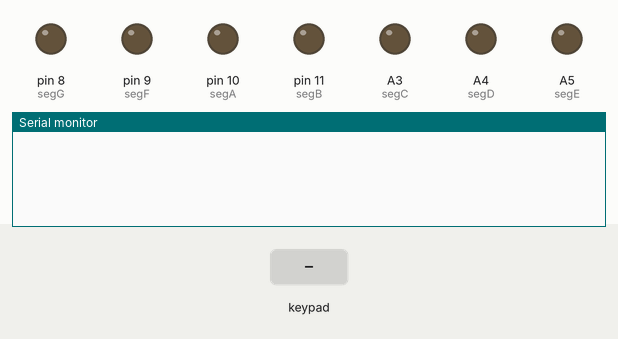
A sketch run on a simulated Arduino Uno, built with avr-gcc and run on an emulated ATmega328P. Parts: output pins drawn as LEDs (lit = HIGH), the last lines printed to the serial monitor. The inputs (shaded band) are chosen by the test bench.

Above: at 1.2 s.
1.3 s: key '1' pressed
At 1.6 s:
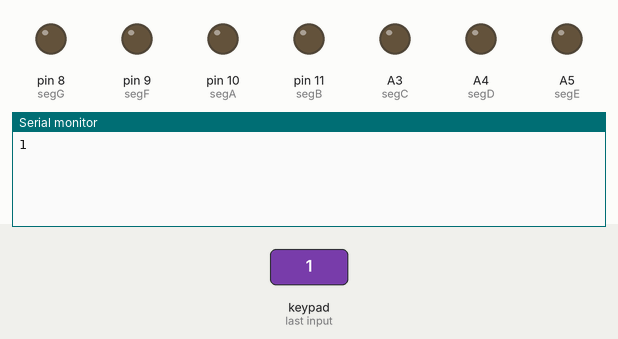
2.8 s: keypad keys 7 6 5 4 # pressed 0.4 s apart
At 5.1 s:
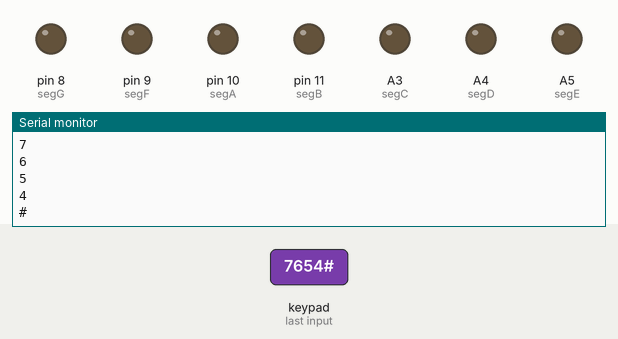
6.3 s: key 'A' pressed
At 6.9 s:
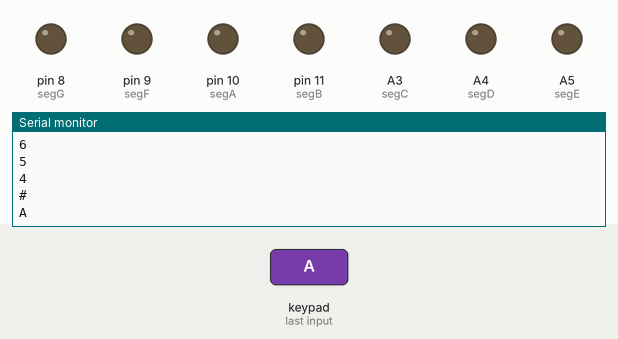
7.8 s: keypad keys 7 6 5 4 * pressed 0.4 s apart
At 10.3 s:
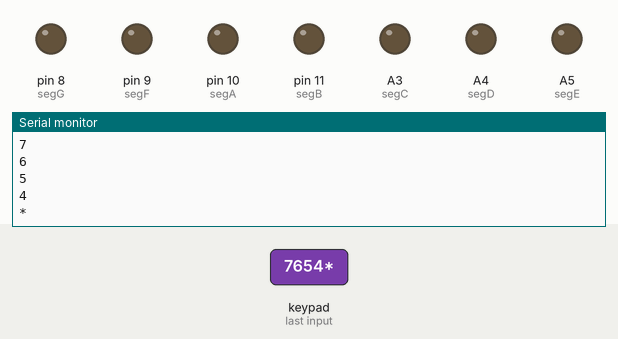
11.3 s: key 'B' pressed
At 11.7 s:
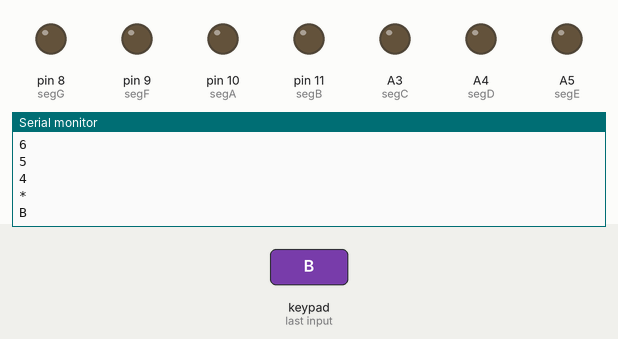
12.8 s: keypad keys 7 6 5 4 D pressed 0.4 s apart
At 15.4 s:
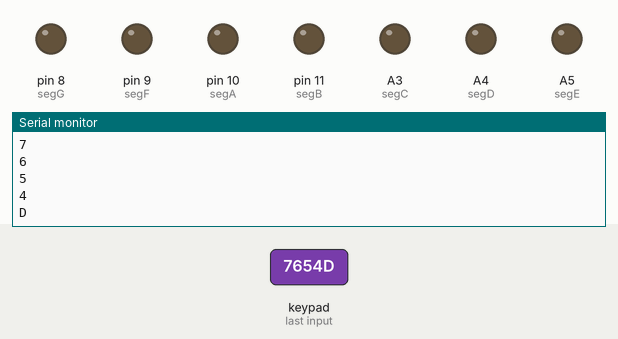
Timing chart, 0 to 16.9 s (numbered marks = the images above; inputs shaded):
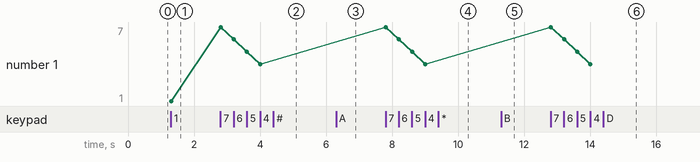

The sketch:

7segment_dan_keypad_gabung.ino
```cpp
//DEFINISI LIBRARY DAN PIN
#include <Keypad.h>
#define segA 10
#define segB 11
#define segC A3
#define segD A4
#define segE A5
#define segF 9
#define segG 8

const byte ROWS = 4;
const byte COLS = 4;

char hexaKeys[ROWS][COLS] = {
  {'1', '2', '3', 'A'},
  {'4', '5', '6', 'B'},
  {'7', '8', '9', 'C'},
  {'*', '0', '#', 'D'}
};

byte rowPins[ROWS] = {7, 6, 5, 4};
byte colPins[COLS] = {3, 2, 12, 13};

Keypad customKeypad = Keypad(makeKeymap(hexaKeys), rowPins, colPins, ROWS, COLS);
void nol() {
  digitalWrite(segA, HIGH);
  digitalWrite(segB, HIGH);
  digitalWrite(segC, HIGH);
  digitalWrite(segD, HIGH);
  digitalWrite(segE, HIGH);
  digitalWrite(segF, HIGH);
  digitalWrite(segG, LOW);
}
void hiji() {
  digitalWrite(segA, LOW);
  digitalWrite(segB, HIGH);
  digitalWrite(segC, HIGH);
  digitalWrite(segD, LOW);
  digitalWrite(segE, LOW);
  digitalWrite(segF, LOW);
  digitalWrite(segG, LOW);
}
void dua() {
  digitalWrite(segA, HIGH);
  digitalWrite(segB, HIGH);
  digitalWrite(segC, LOW);
  digitalWrite(segD, HIGH);
  digitalWrite(segE, HIGH);
  digitalWrite(segF, LOW);
  digitalWrite(segG, HIGH);
}
void tilu() {
  digitalWrite(segA, HIGH);
  digitalWrite(segB, HIGH);
  digitalWrite(segC, HIGH);
  digitalWrite(segD, HIGH);
  digitalWrite(segE, LOW);
  digitalWrite(segF, LOW);
  digitalWrite(segG, HIGH);
}

void opat() {
  digitalWrite(segA, LOW);
  digitalWrite(segB, HIGH);
  digitalWrite(segC, HIGH);
  digitalWrite(segD, LOW);
  digitalWrite(segE, LOW);
  digitalWrite(segF, HIGH);
  digitalWrite(segG, HIGH);
}

void lima() {
  digitalWrite(segA, HIGH);
  digitalWrite(segB, LOW);
  digitalWrite(segC, HIGH);
  digitalWrite(segD, HIGH);
  digitalWrite(segE, LOW);
  digitalWrite(segF, HIGH);
  digitalWrite(segG, HIGH);
}

void genep() {
  digitalWrite(segA, HIGH);
  digitalWrite(segB, LOW);
  digitalWrite(segC, HIGH);
  digitalWrite(segD, HIGH);
  digitalWrite(segE, HIGH);
  digitalWrite(segF, HIGH);
  digitalWrite(segG, HIGH);
}

void tujuh() {
  digitalWrite(segA, HIGH);
  digitalWrite(segB, HIGH);
  digitalWrite(segC, HIGH);
  digitalWrite(segD, LOW);
  digitalWrite(segE, LOW);
  digitalWrite(segF, LOW);
  digitalWrite(segG, LOW);
}

void dalapan() {
  digitalWrite(segA, HIGH);
  digitalWrite(segB, HIGH);
  digitalWrite(segC, HIGH);
  digitalWrite(segD, HIGH);
  digitalWrite(segE, HIGH);
  digitalWrite(segF, HIGH);
  digitalWrite(segG, HIGH);
}

void salapan() {
  digitalWrite(segA, HIGH);
  digitalWrite(segB, HIGH);
  digitalWrite(segC, HIGH);
  digitalWrite(segD, HIGH);
  digitalWrite(segE, LOW);
  digitalWrite(segF, HIGH);
  digitalWrite(segG, HIGH);

}

void baca() {
  char customKey = customKeypad.getKey();
  while (customKey) {
    Serial.println(customKey);
  }
  //////////////////////////////////////////////////
}
void keypadEvent(KeypadEvent key) {
  switch (customKeypad.getState()) {
    case PRESSED:
      if (key == '1') {
        hiji();
        delay(100);
      }
      else if (key == '2') {
        dua();
        delay(100);
      }
      else if (key == '3') {
        tilu();
        delay(100);
      }
      else if (key == '4') {
        opat();
        delay(100);
      }
      else if (key == '5') {
        lima();
        delay(100);
      }
      else if (key == '6') {
        genep();
        delay(100);
      }
      else if (key == '7') {
        tujuh();
        delay(100);
      }
      else if (key == '8') {
        dalapan();
        delay(100);
      }
      else if (key == '9') {
        salapan();
        delay(100);
      }
      break;
  }
}
//////////////////////////////////////////////////
void setup() {
  Serial.begin(9600);
  pinMode(segA, OUTPUT);
  pinMode(segB, OUTPUT);
  pinMode(segC, OUTPUT);
  pinMode(segD, OUTPUT);
  pinMode(segE, OUTPUT);
  pinMode(segF, OUTPUT);
  pinMode(segG, OUTPUT);

}

void loop() {
  char key = customKeypad.getKey();

  if (key) {
    Serial.println(key);
  }
}
```

Measured:
- after the input at 1.3 s, the serial monitor: prints a new line at once (image 1)
- after the input at 2.8 s, the serial monitor: prints a new line at once (image 2)
- after the input at 6.3 s, the serial monitor: prints a new line at once (image 3)
- after the input at 7.8 s, the serial monitor: prints a new line at once (image 4)
- after the input at 11.3 s, the serial monitor: prints a new line at once (image 5)
- after the input at 12.8 s, the serial monitor: prints a new line at once (image 6)
- plotted number 1: 1 → 4 after the input at 2.8 s
